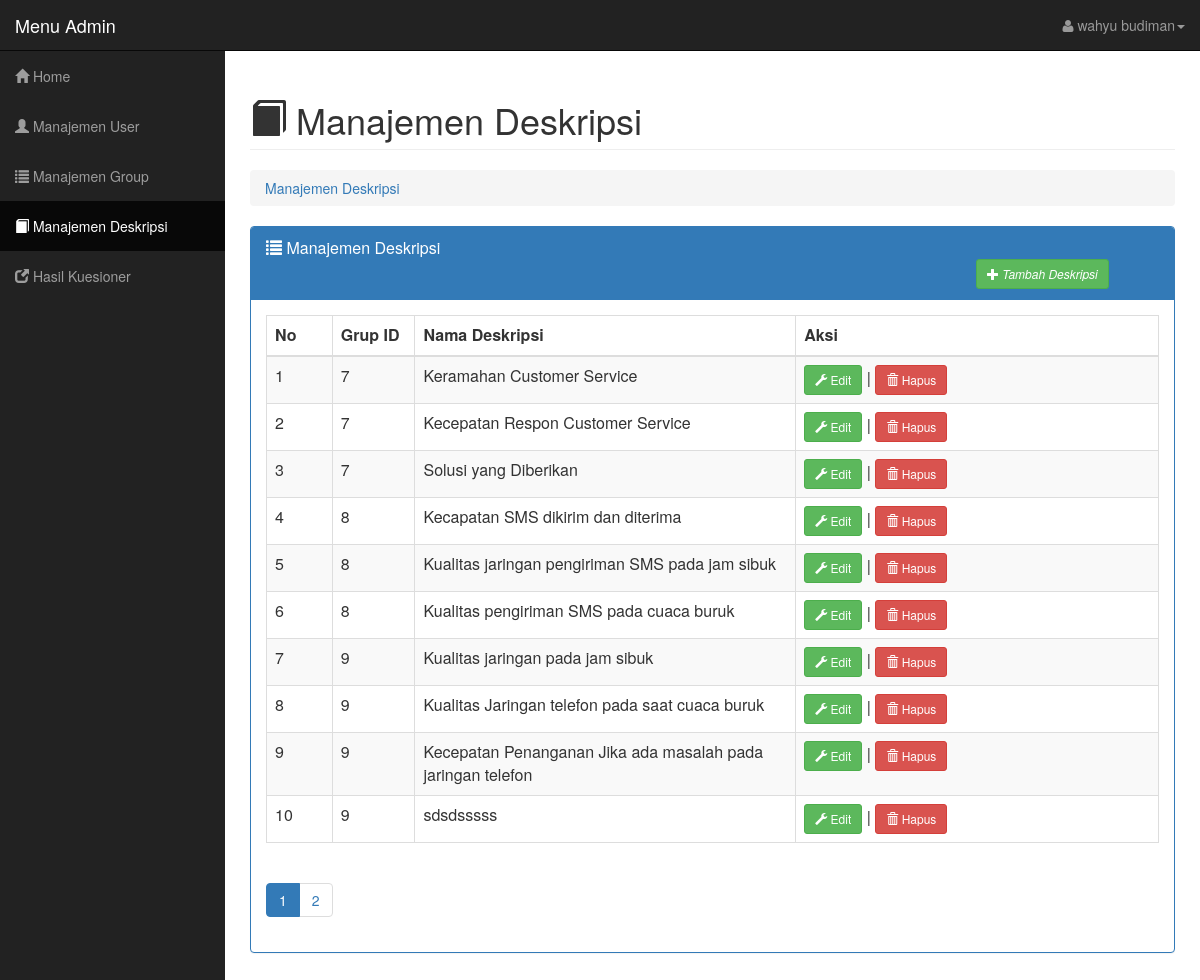
Screenshot of /adminweb/master.php?module=description (signed in) with the database file from the repository.
### tables this page shows
CREATE TABLE `tdescription` (
  `descriptionId` int(11) NOT NULL,
  `description` text NOT NULL,
  `groupId` int(11) NOT NULL,
  `CreatedDate` datetime NOT NULL,
  `CreatedUser` int(11) NOT NULL,
  `ModifiedDate` datetime NOT NULL,
  `ModifiedUser` int(11) NOT NULL
);

### adminweb/modul/mod_deskripsi/deskripsi.php (the view, shortened to what this page needs)
<?php
$aksi = "modul/mod_deskripsi/aksi_deskripsi.php";
switch($_GET[act]){
	default:
	?>
	<div class="row">
	    <div class="col-lg-12">
	        <h1 class="page-header">
	            <i class="glyphicon glyphicon-book"></i> Manajemen Deskripsi
	        </h1>
	        <ol class="breadcrumb">
	            <li class="active">
	                 <a href="master.php?module=description">Manajemen Deskripsi</a>
	            </li>
	        </ol>
	    </div>
	</div>
	<div class="panel panel-primary">
		<div class="panel-heading">
			<div class="panel-title"><span class="glyphicon glyphicon-list"></span> Manajemen Deskripsi <i style="margin-left:710px;"><?php if($_SESSION['level']=="Super"){?><button class="btn btn-success btn-sm " onclick="window.location.href='?module=description&act=tambahpertanyaan'"><span class="glyphicon glyphicon-plus"></span> Tambah Deskripsi </button></i><?php }?></div>
		</div>
		<div class="panel-body">
			<table id="tablekonten" class="table table-striped table-bordered table-responsive" style="">
				<thead>
					<th width="1%"><div id="konten">No</div></th>
					<th width="1%"><div id="konten">Grup ID</div></th>
					<th width="10%"><div id="konten">Nama Deskripsi</div></th>
					<th width="10%"><div id="konten">Aksi</div></th>
				</thead>
				<tbody>
					<?php
						$p      = new PagingSoal();
						$batas  = 10;
						$posisi = $p->cariPosisi($batas);
					    $tampil = mysql_query("SELECT * FROM tdescription order by groupId asc limit $posisi,$batas ");
					    $no = $posisi+1;
						while ($data = mysql_fetch_array($tampil)){
							?>
							<tr>
								<td><div id="kontentd"><?php echo $no; ?></div></td>
								<td><div id="kontentd"><?php echo $data['groupId'];?></div></td>
								<td><div id="kontentd"><?php echo $data['description'];?></div></td>
								<td><div id="kontentd"><?php if($_SESSION['level']=="Super"){?><a href="?module=description&act=editdescription&id=<?php echo $data['descriptionId'];?>"><button class="btn btn-success btn-sm" ><span class="glyphicon glyphicon-wrench"></span> Edit</button></a> | <a href="<?php echo $aksi;?>?module=description&act=hapus&id=<?php echo $data['descriptionId'];?>"><button class="btn btn-danger btn-sm" onclick="return confirm('Hapus Deskripsi?')"><span class="glyphicon glyphicon-trash"></span> Hapus</button></a><?php } ?></div>
								</td>
							</tr>
							<?php
							$no++;
						}
						$jmldata = mysql_num_rows(mysql_query("SELECT * FROM tdescription"));
						$jmlhalaman  = $p->jumlahHalaman($jmldata, $batas);
						$linkHalaman = $p->navHalaman($_GET[halaman], $jmlhalaman);
					?>
				</tbody>
			</table>
			<?php echo "<ul class='pagination'> $linkHalaman </ul>"; ?>
		</div>
	</div>
	<?php
	break;
	?>
    <?php
}
?>

### css/sb-admin.css (style rules this page uses)
body { margin-top: 100px; background-color: #222; }
@media (min-width:768px) { body { margin-top: 50px; } }

### rows the page displays
tdescription: groupId "7", description "Keramahan Customer Service"
tdescription: groupId "7", description "Kecepatan Respon Customer Service"
tdescription: groupId "7", description "Solusi yang Diberikan"
tdescription: groupId "8", description "Kecapatan SMS dikirim dan diterima"
tdescription: groupId "8", description "Kualitas jaringan pengiriman SMS pada jam sibuk"
tdescription: groupId "8", description "Kualitas pengiriman SMS pada cuaca buruk"
tdescription: groupId "9", description "Kualitas jaringan pada jam sibuk"
tdescription: groupId "9", description "Kualitas Jaringan telefon pada saat cuaca buruk"
tdescription: groupId "9", description "Kecepatan Penanganan Jika ada masalah pada jaringan telefon"
tdescription: groupId "9", description "sdsdsssss"

### other values shown
$_SESSION[fullname] "wahyu budiman"
